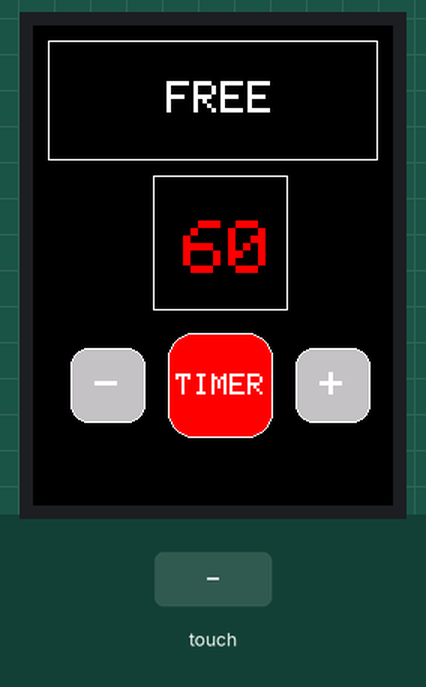
A sketch run on a simulated Arduino Uno, built with avr-gcc and run on an emulated ATmega328P. Parts: 240×320 colour display. The test bench sets the inputs (shaded band).

Above: at 1.4 s.
1.5 s: touch panel pressed at 38 % / 70 % of its raw x / y range
At 1.58 s:
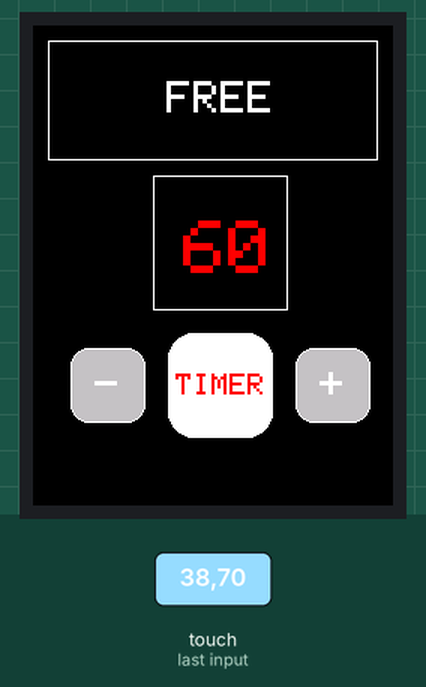
At 3.0 s:
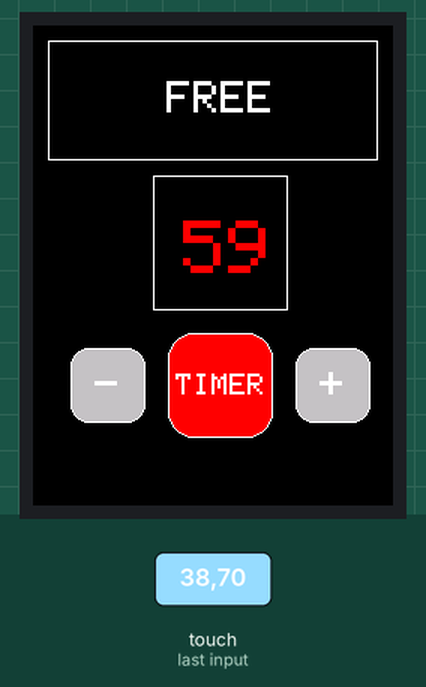
Timing chart, 0 to 4.5 s (numbered marks = the images above; inputs shaded):
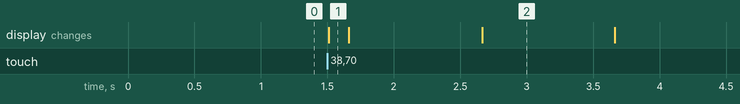

Measured:
- after the input at 1.5 s, the display: changes at once (image 1)
- what the display in image 2 shows lasts 1.0 s, from 2.7 s to 3.7 s

The sketch:

TFT_LCD.ino
```cpp
#include "TFT_LCD_INIT.h"

void setup(void)
{
  Serial.begin(9600);

  tft.reset();
  uint16_t identifier = tft.readID();
  if(identifier==0x0101)
      identifier=0x9341;

  tft.begin(identifier);
  tft.fillScreen(BLACK);
  makeObj();
}

void loop(void) {

  digitalWrite(13, HIGH);
  TSPoint p = ts.getPoint();
  digitalWrite(13, LOW);

  pinMode(XM, OUTPUT);
  pinMode(YP, OUTPUT);

   if (p.z > MINPRESSURE && p.z < MAXPRESSURE)
   {
    p.x = tft.width()-map(p.x, TS_MINX, TS_MAXX, tft.width(), 0);
    p.y = tft.height()-map(p.y, TS_MINY, TS_MAXY, tft.height(), 0);
   }

  if (timerButton.contains(p.x, p.y)) timerButton.press(true); else timerButton.press(false);
  if (upButton.contains(p.x, p.y)) upButton.press(true); else upButton.press(false);
  if (downButton.contains(p.x, p.y)) downButton.press(true); else downButton.press(false);

  if (timerButton.justReleased()) {
    timerButton.drawButton();
    unsigned long startTime = millis();
    unsigned long presentTime = millis();
    while (presentTime - startTime <= countNum * 1000)
    {
      presentTime = millis();
      drawTimer(presentTime - startTime);
    }
    makeSound();
    delay(1000);
    TIMER_INIT();
  }

  if (timerButton.justPressed()) {
    timerButton.drawButton(true);  // draw invert!
    delay(100); // UI debouncing
  }
  if (upButton.justPressed()) {
    timerUP();
  }
  if (downButton.justPressed()) {
    timerDOWN();
  }
}

void makeObj() {
  timerButton.initButton(&tft, timerButton_X, timerButton_Y,
                          timerButton_W, timerButton_H, WHITE, RED, WHITE,
                          timerButton_Label, timberButton_TEXTSIZE);
  upButton.initButton(&tft, 200, 240,
                          50, 50, WHITE, 0xC618, WHITE,
                          upButton_Label, 3);
  downButton.initButton(&tft, 50, 240,
                          50, 50, WHITE, 0xC618, WHITE,
                          downButton_label, 3);
  timerButton.drawButton();
  downButton.drawButton();
  upButton.drawButton();
  tft.drawRect(TEXT1_X, TEXT1_Y, TEXT_W, TEXT_H, WHITE);
  tft.drawRect(80, 100, 90, 90, WHITE);
  drawFREE();
  TIMER_INIT();
}

void TIMER_INIT() {
  tft.setCursor(TEXT_TIMER_X+20, TEXT_TIMER_Y+20);
  tft.setTextColor(RED,BLACK);
  tft.setTextSize(5);
  tft.print(countNum);
}

void drawFREE() {
  tft.setCursor(TEXT1_X+25, TEXT1_Y+27);
  tft.setTextColor(WHITE,BLACK);
  tft.setTextSize(3.8);
  tft.print("   FREE   " );
}

void drawUSER(int user) {
  tft.setCursor(TEXT1_X+25, TEXT1_Y+27);
  tft.setTextColor(WHITE,BLACK);
  tft.setTextSize(3.8);
  tft.print("USER : ");
  tft.print(user);
  if(user < 10) {
    tft.print(" ");
  }
}

void drawTimer(unsigned long inputNum) {
  uint8_t tmpNum = inputNum / 1000;
  tft.setCursor(TEXT_TIMER_X+20, TEXT_TIMER_Y+20);
  tft.setTextColor(RED,BLACK);
  tft.setTextSize(5);
  tft.print(countNum - tmpNum);
  if(countNum - tmpNum < 10)  tft.print(" ");
}

void timerUP() {
  countNum += 15;
  tft.setCursor(TEXT_TIMER_X+20, TEXT_TIMER_Y+20);
  tft.setTextColor(RED, BLACK);
  tft.setTextSize(5);
  tft.print(countNum);
}

void timerDOWN() {
  if (countNum > 15) {
    countNum -= 15;
    tft.setCursor(TEXT_TIMER_X+20, TEXT_TIMER_Y+20);
    tft.setTextColor(RED, BLACK);
    tft.setTextSize(5);
    tft.print(countNum);
  }
}

void makeSound() {

}
```

TFT_LCD_INIT.h
```cpp
#include <MCUFRIEND_kbv.h>
#include <Adafruit_GFX.h>    // Core graphics library
#include <TouchScreen.h>
//#include <MsTimer2.h>

#if defined(__SAM3X8E__)
    #undef __FlashStringHelper::F(string_literal)
    #define F(string_literal) string_literal
#endif

#define LCD_RESET A4 // Can alternately just connect to Arduino's reset pin
#define LCD_CS A3   // Chip Select goes to Analog 3
#define LCD_CD A2  // Command/Data goes to Analog 2
#define LCD_WR A1  // LCD Write goes to Analog 1
#define LCD_RD A0 // LCD Read goes to Analog 0

// Assign human-readable names to some common 16-bit color values:
#define BLACK   0x0000
#define BLUE    0x001F
#define RED     0xF800
#define GREEN   0x07E0
#define CYAN    0x07FF
#define MAGENTA 0xF81F
#define YELLOW  0xFFE0
#define WHITE   0xFFFF

#define YP A3  // must be an analog pin, use "An" notation!
#define XM A2  // must be an analog pin, use "An" notation!
#define YM 9   // can be a digital pin
#define XP 8   // can be a digital pin

//Param For 2.4"_9341_V3.0
#define TS_MINX 123
#define TS_MAXX 901

#define TS_MINY 82
#define TS_MAXY 904
// We have a status line for like, is FONA working
#define STATUS_X 10
#define STATUS_Y 65

#define TEXT1_X 10
#define TEXT1_Y 10
#define TEXT_W 220
#define TEXT_H 80
#define TEXT_TSIZE 2
#define TEXT_TIMER_X 80
#define TEXT_TIMER_Y 110
#define TEXT_TIMER_W 80
#define TEXT_TIMER_H 80
#define timberButton_TEXTSIZE 2
#define timerButton_X 125
#define timerButton_Y 240
#define timerButton_W 70
#define timerButton_H 70

#define MINPRESSURE 10
#define MAXPRESSURE 1000

char timerButton_Label[6] = "TIMER";
char upButton_Label[2] = "+";
char downButton_label[2] = "-";

MCUFRIEND_kbv tft;
TouchScreen ts = TouchScreen(XP, YP, XM, YM, 300);
// If using the shield, all control and data lines are fixed, and
// a simpler declaration can optionally be used:
// Adafruit_TFTLCD tft;

Adafruit_GFX_Button timerButton;
Adafruit_GFX_Button upButton;
Adafruit_GFX_Button downButton;

uint8_t countNum = 60;
```
